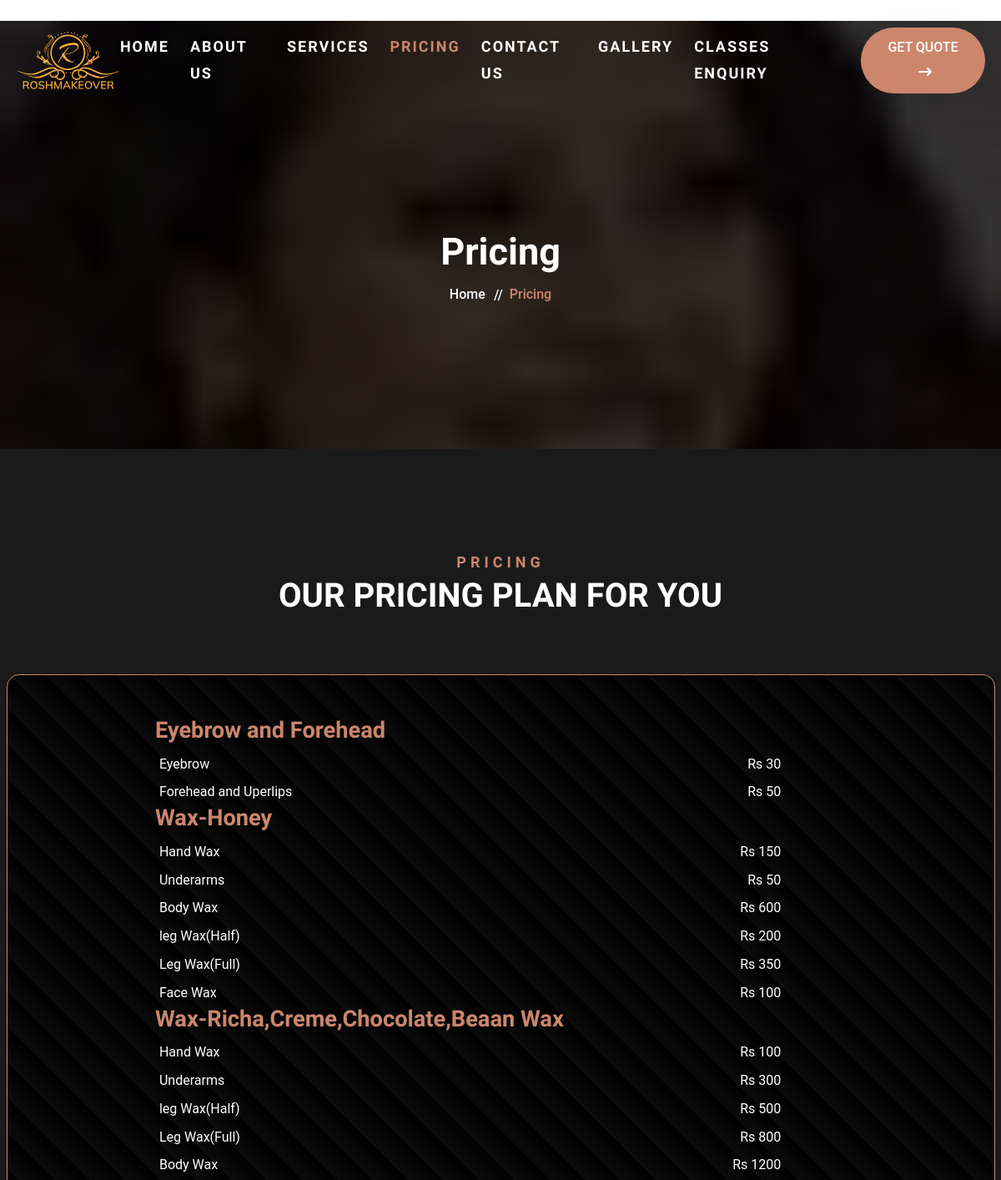
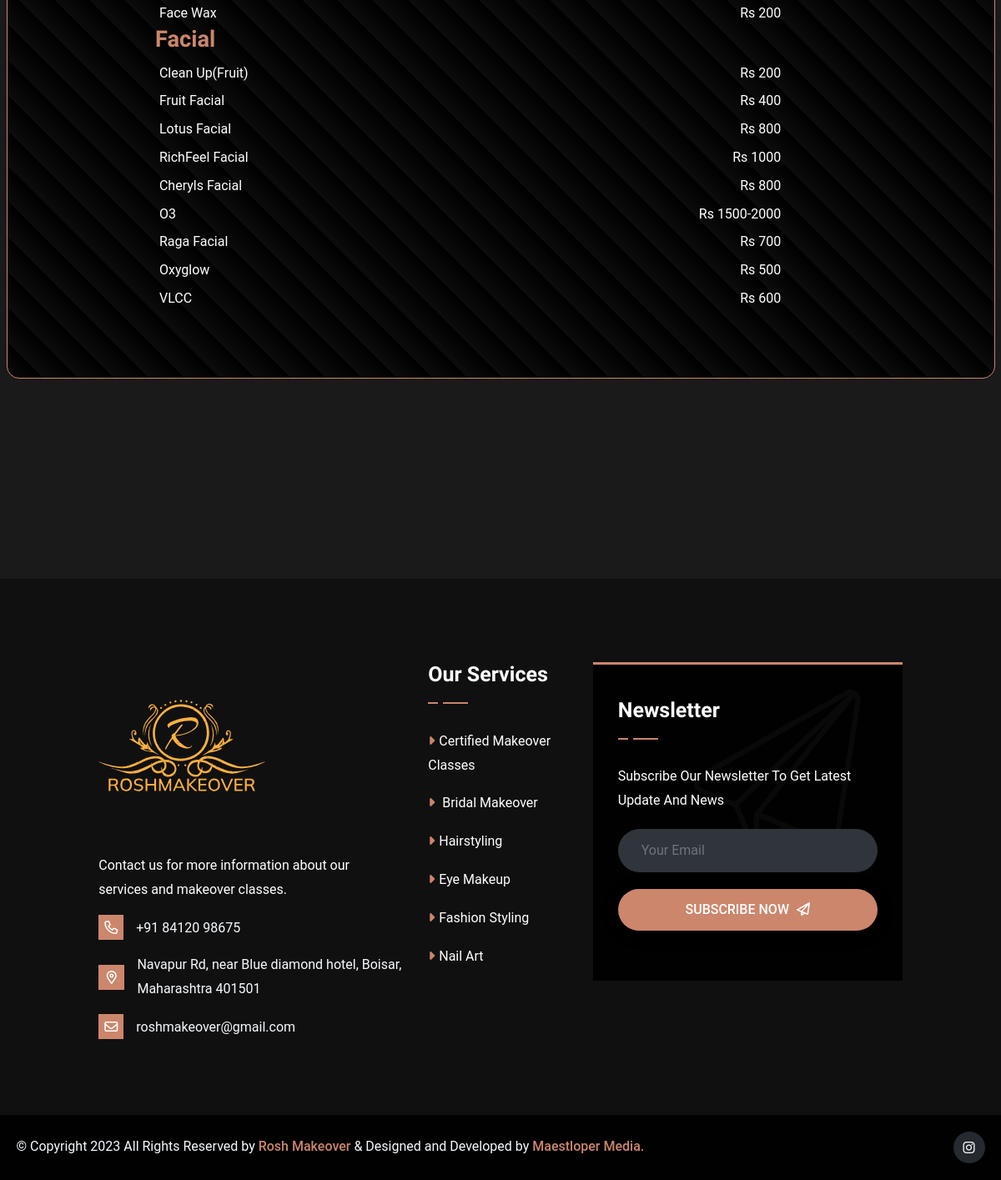
/pricing.php, run on the app's committed database (2 pictures, top to bottom).
### tables this page shows
CREATE TABLE `categories` (
  `id` int(11)  not null auto_increment primary key,
  `category` varchar(191) NOT NULL,
  `created_on` datetime NOT NULL DEFAULT CURRENT_TIMESTAMP
);

CREATE TABLE `ratecard` (
  `id` int(11) NOT NULL,
  `category_id` int(11) NOT NULL,
  `service` varchar(191) NOT NULL,
  `price` varchar(191) NOT NULL
);

### pricing.php (the view)
<?php
include('includes/header.php');
include('functions/userfunction.php');
?>
<main class="main">
    <div class="site-breadcrumb" style="background: url(images/about-us/me.jpg)">
        <div class="container">
            <h2 class="breadcrumb-title">Pricing</h2>
            <ul class="breadcrumb-menu">
                <li><a href="index.php">Home</a></li>
                <li class="active">Pricing</li>
            </ul>
        </div>
    </div>
    <div class="pricing-area bg py-120">
        <div class="container">
            <div class="row">
                <div class="col-lg-6 mx-auto">
                    <div class="site-heading text-center">
                        <span class="site-title-tagline">pricing</span>
                        <h2 class="site-title" style="color: white">
                            Our pricing Plan For You
                        </h2>
                    </div>
                </div>
                <div class="pricing-area bg py-120">
                    <div class="regular-chart container">
                        <ul>
                            <?php
                                $categories = "SELECT * FROM `categories`";
                                $ratecard = "SELECT * FROM `ratecard`";
                                $categories_run = mysqli_query($con, $categories);
                                $ratecard_run = mysqli_query($con, $ratecard);
                                if(mysqli_num_rows($categories_run) > 0) {
                                    foreach($categories_run as $category){
                                    ?>
                            <h2><?= $category['category'] ?></h2>
                            <?php
                                if(mysqli_num_rows($ratecard_run)> 0) {
                                    foreach($ratecard_run as $rate){
                                        if(  $rate['category_id'] == $category['id']){
                                ?>
                            <li>
                                <p><?= $rate['service']; ?></p>
                                <span>Rs <?= $rate['price']; ?></span>
                            </li>
                            <?php
                                            }
                                        }
                                    }
                                        ?>
                            <?php
                                    }
                                }
                            ?>
                        </ul>
                    </div>
                </div>
            </div>
        </div>
    </div>
</main>
<?php include('includes/footer.php') ?>

### includes/header.php (shortened to what this page needs)
<!DOCTYPE html>
<html lang="en">
<head>
    <link rel="stylesheet" href="assets/css/popupform.css" />
    <link href="assets/plugins/simplebar/css/simplebar.css" rel="stylesheet" />
    <link rel="stylesheet" href="assets/css/bootstrap.min.css" />
    <link href="assets/css/pace.min.css" rel="stylesheet" />
    <link rel="stylesheet" href="assets/css/all-fontawesome.min.css" />
    <link rel="stylesheet" href="assets/css/flaticon.css" />
    <link rel="stylesheet" href="assets/css/animate.min.css" />
    <link rel="stylesheet" href="assets/css/magnific-popup.min.css" />
    <link rel="stylesheet" href="assets/css/owl.carousel.min.css" />
    <link rel="stylesheet" href="assets/css/style.css" />
    <link href="assets/css/icons.css" rel="stylesheet" />
</head>
<body>
    <?php include('navbar.php') ?>

### includes/navbar.php (shortened to what this page needs)
<?php
    $page = substr($_SERVER['SCRIPT_NAME'], strrpos($_SERVER['SCRIPT_NAME'], '/')+1);
?>
<header class="header">
    <div class="main-navigation">
        <nav class="navbar navbar-expand-lg">
            <div class="container">
                <a class="navbar-brand" href="index.php">
                    <img src="assets/img/logo/rosh logo.svg" alt="logo" />
                </a>
                <div class="collapse navbar-collapse" id="main_nav">
                    <ul class="navbar-nav">
                        <li class="nav-item dropdown">
                            <a class="nav-link <?= $page == 'index.php'? "active":"" ?>" href="
                                index.php">Home</a>
                        </li>
                        <li class="nav-item">
                            <a class="nav-link <?= $page == 'about.php'? "active":"" ?>" href="about.php">About
                                Us</a>
                        </li>
                        <li class="nav-item">
                            <a class="nav-link <?= $page == 'service.php'? "active":"" ?>" href="service.php">Services</a>
                        </li>
                        <li class="nav-item">
                            <a class="nav-link <?= $page == 'pricing.php'? "active":"" ?>" href="pricing.php">PRICING</a>
                        </li>
                        <li class="nav-item">
                            <a class="nav-link <?= $page == 'contact.php'? "active":"" ?>" href="contact.php">Contact Us</a>
                        </li>
                        <li class="nav-item">
                            <a class="nav-link <?= $page == 'gallery.php'? "active":"" ?>" href="gallery.php">gallery</a>
                        </li>
                        <li class="nav-item">
                            <a class="nav-link <?= $page == 'classes-enquiry.php'? "active":"" ?>" href="classes-enquiry.php">Classes Enquiry
                            </a>
                        </li>
                    </ul>
                    <div class="header-nav-right">
                        <div class="header-btn">
                            <a href="contact.php" class="theme-btn">Get Quote<i class="fas fa-long-arrow-right"></i></a>
                        </div>
                    </div>
                </div>
            </div>
        </nav>
    </div>
</header>

### includes/footer.php (shortened to what this page needs)
<footer class="footer-area">
    <div class="footer-widget">
        <div class="container">
            <div class="row footer-widget-wrapper pt-100 pb-70 justify-content-center">
                <div class="col-md-6 col-lg-4">
                    <div class="footer-widget-box about-us">
                        <a href="#" class="footer-logo">
                            <img src="assets/img/logo/Rosh logo.svg" alt />
                        </a>
                        <p class="mb-3">
                            Contact us for more information about our services and
                            makeover classes.
                        </p>
                        <ul class="footer-contact">
                            <li>
                                <a href="tel:+91 84120 98675"><i class="far fa-phone"></i>+91 84120 98675</a>
                            </li>
                            <li>
                                <i class="far fa-map-marker-alt"></i>Navapur Rd, near Blue
                                diamond hotel, Boisar, Maharashtra 401501
                            </li>
                            <li>
                                <a
                                    href="https://live.themewild.com/cdn-cgi/l/email-protection#335a5d555c73564b525e435f561d505c5e"><i
                                        class="far fa-envelope"></i><span class="__cf_email__"
                                        data-cfemail="3c55525a537c59445d514c5059125f5351">roshmakeover@gmail.com</span></a>
                            </li>
                        </ul>
                    </div>
                </div>
                <div class="col-md-6 col-lg-2">
                    <div class="footer-widget-box list">
                        <h4 class="footer-widget-title">Our Services</h4>
                        <ul class="footer-list">
                            <li>
                                <a href="javascript: void(0);"><i class="fas fa-caret-right"></i>Certified Makeover
                                    Classes</a>
                            </li>
                            <li>
                                <a href="javascript: void(0);"><i class="fas fa-caret-right"></i> Bridal Makeover</a>
                            </li>
                            <li>
                                <a href="javascript: void(0);"><i class="fas fa-caret-right"></i>Hairstyling</a>
                            </li>
                            <li>
                                <a href="javascript: void(0);"><i class="fas fa-caret-right"></i>Eye Makeup</a>
                            </li>
                            <li>
                                <a href="javascript: void(0);"><i class="fas fa-caret-right"></i>Fashion Styling</a>
                            </li>
                            <li>
                                <a href="javascript: void(0);"><i class="fas fa-caret-right"></i>Nail Art</a>
                            </li>
                        </ul>
                    </div>
                </div>
                <div class="col-md-6 col-lg-4">
                    <div class="footer-newsletter-wrapper">
                        <div class="footer-widget-box list">
                            <h4 class="footer-widget-title">Newsletter</h4>
                            <div class="footer-newsletter">
                                <p>
                                    Subscribe Our Newsletter To Get Latest Update And News
                                </p>
                                <div class="subscribe-form">
                                    <form action="functions/newsubmit.php" method="post">
                                        <input type="email" name="email" class="form-control" placeholder="Your Email" required/>
                                        <button class="theme-btn" type="submit" name="news-sub">
                                            Subscribe Now <i class="far fa-paper-plane"></i>
                                        </button>
                                    </form>
                                </div>
                            </div>
                        </div>
                    </div>
                </div>
            </div>
        </div>
    </div>
    <div class="copyright">
        <div class="container">
            <div class="row">
                <div class="col-md-6 align-self-center">
                    <p class="copyright-text">
                        &copy; Copyright <span id="date">2023</span>
                        All Rights Reserved by
                        <a href="#">
                            Rosh Makeover
                        </a>
                        & Designed and Developed by
                        <a href="#">
                            Maestloper Media.
                        </a>
                    </p>
                </div>
                <div class="col-md-6 align-self-center">
                    <ul class="footer-social">
                        <li>
                            <a href="https://www.instagram.com/roshmakeover/"><i class="fab fa-instagram"></i></a>
                        </li>
                    </ul>
                </div>
            </div>
        </div>
    </div>
</footer>
</body>
</html>

### assets/css/popupform.css (style rules this page uses)
body { font-family: sans-serif; margin:0; line-height: 1.5; }
* { box-sizing: border-box; margin:0; }

### data on the page
categories: category "Eyebrow and Forehead"
ratecard: service "Eyebrow", price "30"
ratecard: service "Forehead and Uperlips", price "50"
categories: category "Wax-Honey"
ratecard: service "Hand Wax", price "150"
ratecard: service "Underarms", price "50"
ratecard: service "Body Wax", price "600"
ratecard: service "leg Wax(Half)", price "200"
ratecard: service "Leg Wax(Full)", price "350"
ratecard: service "Face Wax", price "100"
categories: category "Wax-Richa,Creme,Chocolate,Beaan Wax"
ratecard: service "Hand Wax", price "100"
ratecard: service "Underarms", price "300"
ratecard: service "leg Wax(Half)", price "500"
ratecard: service "Leg Wax(Full)", price "800"
ratecard: service "Body Wax", price "1200"
ratecard: service "Face Wax", price "200"
categories: category "Facial"
ratecard: service "Clean Up(Fruit)", price "200"
ratecard: service "Fruit Facial", price "400"
ratecard: service "Lotus Facial", price "800"
ratecard: service "RichFeel Facial", price "1000"
ratecard: service "Cheryls Facial", price "800"
ratecard: service "O3", price "1500-2000"
ratecard: service "Raga Facial", price "700"
ratecard: service "Oxyglow", price "500"
ratecard: service "VLCC", price "600"
